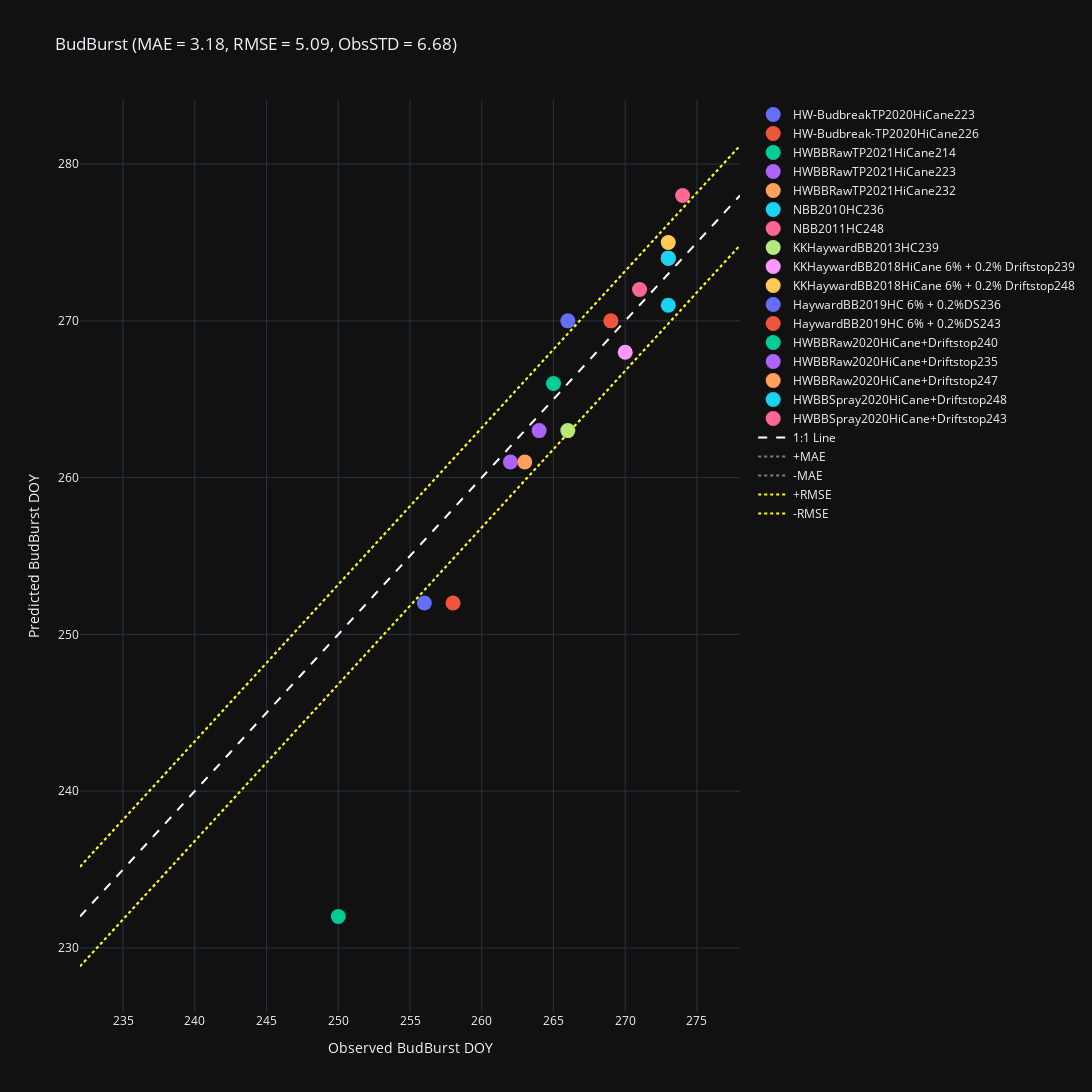

Notebook source saved alongside this figure:
### Code cell
locations = ['Te Puke', 'Kerikeri']
chill_start_day = pd.to_datetime(utils.base_model_config()['StartDay']).day_of_year 


predicted_budbreak_doy = defaultdict(lambda: defaultdict(lambda: defaultdict()))
natural_budbreak_doy = defaultdict(lambda: defaultdict(lambda: defaultdict()))

for i, location in enumerate(locations):
    start_day = int(round(chill_start_day))
    for year, sheet_info in weather_df[location].items(): 
        for sheet_info, weather_data in weather_df[location][year].items():
            weather_since_start_doy = weather_data[weather_data['doy']>=start_day].reset_index(drop=True)  
            
            Acc_cu_spray = CU_spray[location][year][sheet_info]
            Acc_hu_spray = HU_spray[location][year][sheet_info]

            if Acc_hu_spray < heat_acc_threshold and HU_observation[location][year][sheet_info] <= base_model_config['HeatRequirement']:

                proportion_cu = logistic(Acc_cu_spray, *popt_chill)
                effective_chill_target = proportion_cu * base_model_config['ChillRequirement']

                proportion_hu = logistic(Acc_cu_spray, *popt_heat)
                effective_heat_target = proportion_hu * base_model_config['HeatRequirement']

                
                predicted_doy = budbreak_prediction(weather_since_start_doy, effective_chill_target, effective_heat_target)
                predicted_budbreak_doy[location][year][sheet_info] = predicted_doy


def observ_predict_plot(predicted_budbreak_doy, observed_budbreak_doy, HU_spray, HU_observation,  regression_xy=False):
    fig = go.Figure()

    observations = []
    predictions = []
    all_bb_days = []
    for loc in predicted_budbreak_doy.keys():
        for year in predicted_budbreak_doy[loc].keys():
            for sheet_info in predicted_budbreak_doy[loc][year]:

                observed_bb = observed_budbreak_doy[loc][year][sheet_info]
                predicted_bb = predicted_budbreak_doy[loc][year][sheet_info]

                observations.append(observed_bb)
                predictions.append(predicted_bb)

                all_bb_days.append(observed_bb)
                all_bb_days.append(predicted_bb)

                fig.add_trace(go.Scatter(x=[observed_bb], y=[predicted_bb], mode='markers', marker=dict(size=15), name=sheet_info))

    mae = round(utils.mean_absolute_error(observations,predictions),2)
    rmse = round(root_mean_squared_error(observations,predictions),2)


    # Add 1:1 dashed line
    fig.add_trace(go.Scatter(x=[min(all_bb_days), max(all_bb_days)], y=[min(all_bb_days), max(all_bb_days)], mode='lines', line=dict(color="white", dash="dash"), name="1:1 Line")) 

    # Calculate std of observations to compare with MAE
    obs_std = round(np.std(observations),2)
    # ±MAE bands
    upper_line_mae = np.array([min(all_bb_days), max(all_bb_days)]) + np.array(mae)   
    lower_line_mae = np.array([min(all_bb_days), max(all_bb_days)]) - np.array(mae)  
    fig.add_trace(go.Scatter(x=[min(all_bb_days), max(all_bb_days)], y=upper_line_mae, mode='lines', line=dict(color="grey", dash="dot"), name='+MAE'))
    fig.add_trace(go.Scatter(x=[min(all_bb_days), max(all_bb_days)], y=lower_line_mae, mode='lines', line=dict(color="grey", dash="dot"), name='-MAE'))  
    # RMSE bands: If RMSE bands are much wider than MAE bands, it means there are large outliers affecting the model's performance.
    upper_line_rmse = np.array([min(all_bb_days), max(all_bb_days)]) + np.array(mae)   
    lower_line_rmse = np.array([min(all_bb_days), max(all_bb_days)]) - np.array(mae)  
    fig.add_trace(go.Scatter(x=[min(all_bb_days), max(all_bb_days)], y=upper_line_rmse, mode='lines', line=dict(color="yellow", dash="dot"), name='+RMSE'))
    fig.add_trace(go.Scatter(x=[min(all_bb_days), max(all_bb_days)], y=lower_line_rmse, mode='lines', line=dict(color="yellow", dash="dot"), name='-RMSE'))  

    # Plot regression line
    if regression_xy is not False:
        fig.add_trace(go.Scatter(x=regression_xy[0], y=regression_xy[1], mode='lines', line=dict(color="white", dash="solid"), name=f"Regression"))

    # Update layout
    fig.update_layout(
        title= f"BudBurst (MAE = {mae}, RMSE = {rmse}, ObsSTD = {obs_std})",
        xaxis_title="Observed BudBurst DOY",
        yaxis_title="Predicted BudBurst DOY",
        template="plotly_dark", width=1600, height=1400)
    fig.show()

observ_predict_plot(predicted_budbreak_doy, observed_budbreak_doy, HU_spray, HU_observation)

### Figure 1 — Plotly figure (JSON) as saved in the notebook; plotly's stock layout.template omitted (floating-point values rounded to 4 significant figures)
{"data": [{"marker": {"size": 15}, "mode": "markers", "name": "HW-BudbreakTP2020HiCane223", "type": "scatter", "x": [256], "y": [252]}, {"marker": {"size": 15}, "mode": "markers", "name": "HW-Budbreak-TP2020HiCane226", "type": "scatter", "x": [258], "y": [252]}, {"marker": {"size": 15}, "mode": "markers", "name": "HWBBRawTP2021HiCane214", "type": "scatter", "x": [250], "y": [232]}, {"marker": {"size": 15}, "mode": "markers", "name": "HWBBRawTP2021HiCane223", "type": "scatter", "x": [262], "y": [261]}, {"marker": {"size": 15}, "mode": "markers", "name": "HWBBRawTP2021HiCane232", "type": "scatter", "x": [263], "y": [261]}, {"marker": {"size": 15}, "mode": "markers", "name": "NBB2010HC236", "type": "scatter", "x": [273], "y": [271]}, {"marker": {"size": 15}, "mode": "markers", "name": "NBB2011HC248", "type": "scatter", "x": [274], "y": [278]}, {"marker": {"size": 15}, "mode": "markers", "name": "KKHaywardBB2013HC239", "type": "scatter", "x": [266], "y": [263]}, {"marker": {"size": 15}, "mode": "markers", "name": "KKHaywardBB2018HiCane 6% + 0.2% Driftstop239", "type": "scatter", "x": [270], "y": [268]}, {"marker": {"size": 15}, "mode": "markers", "name": "KKHaywardBB2018HiCane 6% + 0.2% Driftstop248", "type": "scatter", "x": [273], "y": [275]}, {"marker": {"size": 15}, "mode": "markers", "name": "HaywardBB2019HC 6% + 0.2%DS236", "type": "scatter", "x": [266], "y": [270]}, {"marker": {"size": 15}, "mode": "markers", "name": "HaywardBB2019HC 6% + 0.2%DS243", "type": "scatter", "x": [269], "y": [270]}, {"marker": {"size": 15}, "mode": "markers", "name": "HWBBRaw2020HiCane+Driftstop240", "type": "scatter", "x": [265], "y": [266]}, {"marker": {"size": 15}, "mode": "markers", "name": "HWBBRaw2020HiCane+Driftstop235", "type": "scatter", "x": [264], "y": [263]}, {"marker": {"size": 15}, "mode": "markers", "name": "HWBBRaw2020HiCane+Driftstop247", "type": "scatter", "x": [273], "y": [274]}, {"marker": {"size": 15}, "mode": "markers", "name": "HWBBSpray2020HiCane+Driftstop248", "type": "scatter", "x": [273], "y": [274]}, {"marker": {"size": 15}, "mode": "markers", "name": "HWBBSpray2020HiCane+Driftstop243", "type": "scatter", "x": [271], "y": [272]}, {"line": {"color": "white", "dash": "dash"}, "mode": "lines", "name": "1:1 Line", "type": "scatter", "x": [232, 278], "y": [232, 278]}, {"line": {"color": "grey", "dash": "dot"}, "mode": "lines", "name": "+MAE", "type": "scatter", "x": [232, 278], "y": [235.2, 281.2]}, {"line": {"color": "grey", "dash": "dot"}, "mode": "lines", "name": "-MAE", "type": "scatter", "x": [232, 278], "y": [228.8, 274.8]}, {"line": {"color": "yellow", "dash": "dot"}, "mode": "lines", "name": "+RMSE", "type": "scatter", "x": [232, 278], "y": [235.2, 281.2]}, {"line": {"color": "yellow", "dash": "dot"}, "mode": "lines", "name": "-RMSE", "type": "scatter", "x": [232, 278], "y": [228.8, 274.8]}], "layout": {"height": 1400, "title": {"text": "BudBurst (MAE = 3.18, RMSE = 5.09, ObsSTD = 6.68)"}, "width": 1600, "xaxis": {"title": {"text": "Observed BudBurst DOY"}}, "yaxis": {"title": {"text": "Predicted BudBurst DOY"}}}}
